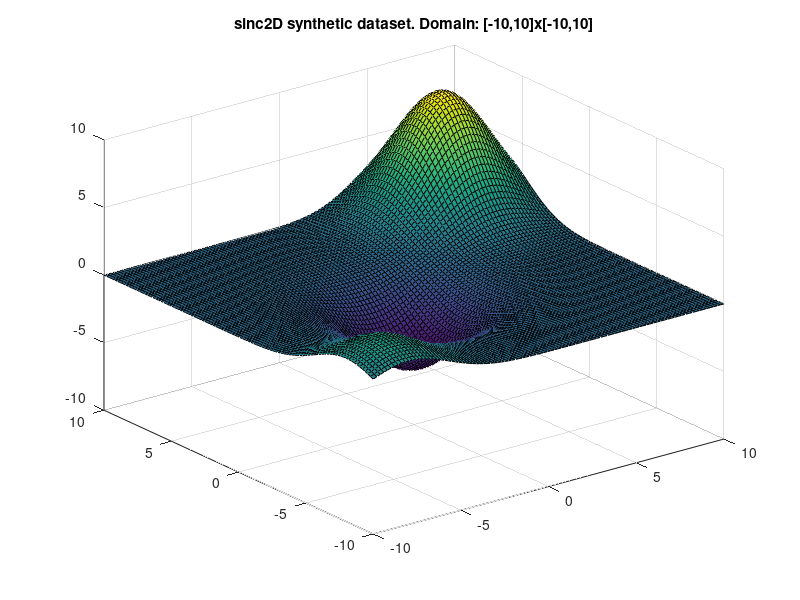

Reproduce this figure in MATLAB.
function [X,y,XX1,XX2,YY] = mog2D_gen(Npatterns, visualize)

if nargin < 1
    Npatterns = 100^2;    
end
if nargin < 2
    visualize = true;
end

x1 = linspace(-10,10,sqrt(Npatterns));
x2 = linspace(-10,10,sqrt(Npatterns));

[XX1,XX2] = meshgrid(x1,x2);

centre1 = -8;
centre2 = -1;
centre3 = +7;
ampl1 = 3;
ampl2 = -5;
ampl3 = 9;

espilon = 0.3;
k1 = ampl1 * exp(-((( XX1-centre1 ).*espilon).^2)).* exp(-((( XX2-centre1 ).*espilon).^2));
k2 = ampl2 * exp(-((( XX1-centre2 ).*espilon).^2)).* exp(-((( XX2-centre2 ).*espilon).^2));
k3 = ampl3 * exp(-((( XX1-centre3 ).*espilon).^2)).* exp(-((( XX2-centre3 ).*espilon).^2));

% YY = 10*( sin(XX1)./XX1 ) .* ( sin(XX2)./XX2 );

% YY = k1 + k2 + k3 -70;
YY = k1 + k2 + k3;

X = [ XX1(:), XX2(:) ];
y = YY(:);

if visualize
   figure('Name','Name mog2D synthetic dataset')
   surf(XX1,XX2,YY);
   title('sinc2D synthetic dataset. Domain: [-10,10]x[-10,10]');  
end
if nargout == 0
    clear X y XX1 XX2 YY
end
